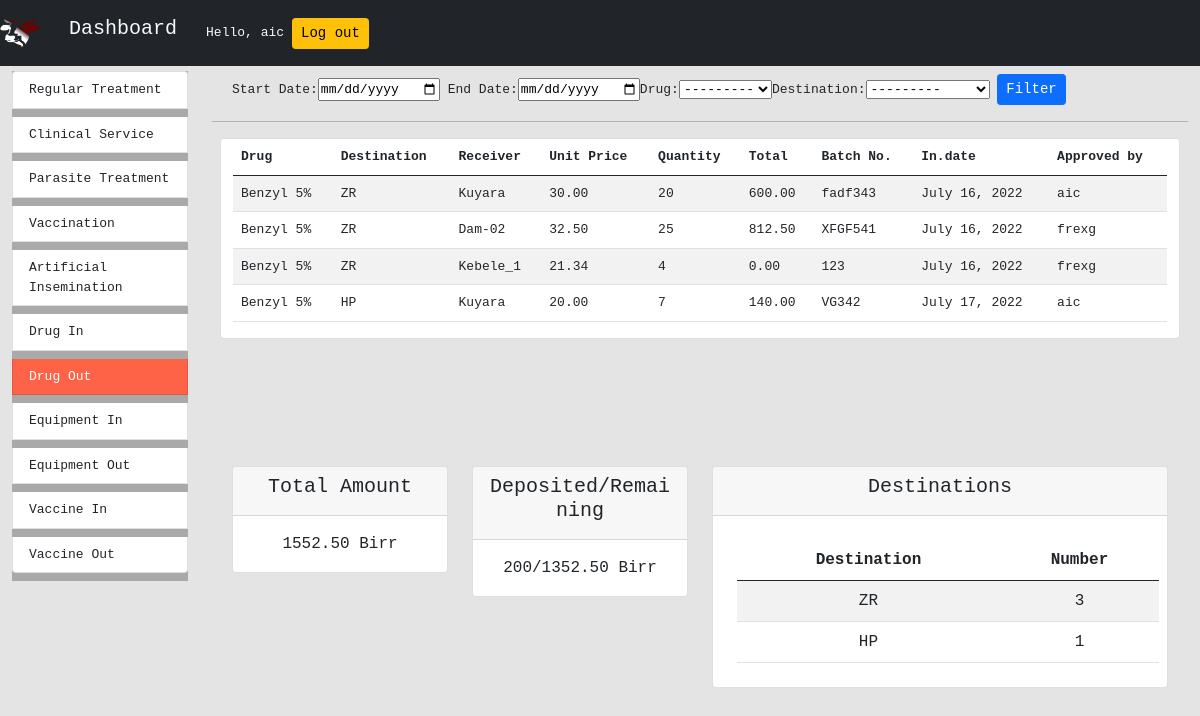
/dashboard/drugout_summary/ (signed in), run on an earlier commit of the app's database.
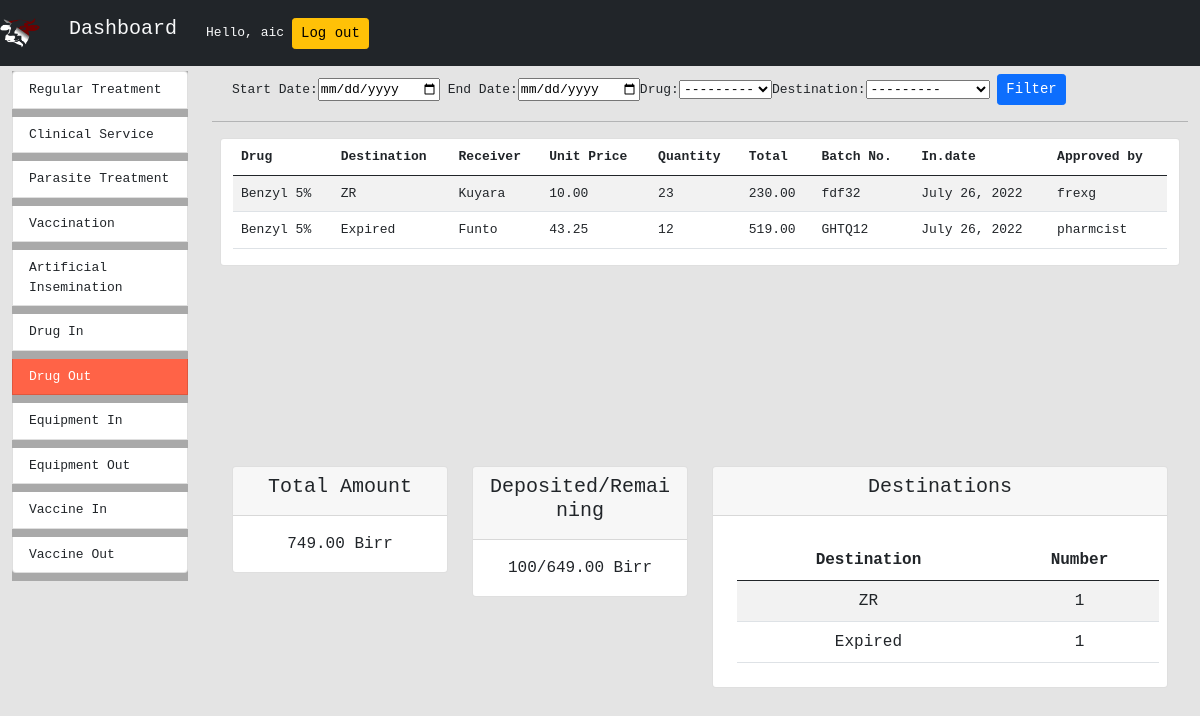
And on a later commit of the database.
### drug_in_out/models.py (models this page shows, shortened)
class DrugOut(models.Model):
    DESTINATION = [
        ("HP","Health Post"),
        ("ZR","Zone Reverse"),
        ("Emergency","Emergency"),
        ("Expired","Expired Drugs"),
        ("General","General Sale")
    ]
    drug = models.ForeignKey(Drug,on_delete=models.PROTECT)
    destination = models.CharField(max_length=50,choices=DESTINATION)
    receiver = models.ForeignKey(Kebele,on_delete=models.PROTECT)
    approved_by = models.ForeignKey(User,on_delete=models.PROTECT,related_name="approved_by")
    store_man = models.CharField(max_length=100)
    quantity = models.PositiveIntegerField()
    unit_price = models.DecimalField(max_digits=8,decimal_places=2,default=000000.00)
    total = models.DecimalField(max_digits=8,decimal_places=2,default=000000.00)
    batch_number = models.CharField(max_length=100,null=False)
    date_received = models.DateField(auto_now=False,auto_now_add=True)
    remark = models.CharField(max_length=200,null=True)

### registernewuser/models.py (models this page shows, shortened)
class Drug(models.Model):
    drug_type = models.CharField(max_length=100)
    price = models.DecimalField(
        max_digits=10, decimal_places=4, default=000000.0000)
    def __str__(self):
        return self.drug_type

class Kebele(models.Model):
    id = models.AutoField(primary_key=True)
    name = models.CharField(max_length=100)
    def __str__(self):
        return self.name

### dashboard/views.py (the view, shortened to what this page needs)
# urls.py: path('drugout_summary/',DrugOutSummary.as_view(),name="drug_out_summary"),
class DrugOutSummary(LoginRequiredMixin,View):
    login_url =  "/"
    templateUrl = "dashboard/drugout_summary.html"
    def get(self,request):
        dateForm = DateRangeFrom()
        drug_typeForm = DrugTypeForm()
        drug_destinationForm = DrugDestinationForm()
        out_drugs = DrugOut.objects.all()
        deposited_cash = DrugOutCashDeposit.objects.all()
        total = getPrice(out_drugs)
        total_deposit = deposited_cash.aggregate(amount_sum = Sum('amount')).get('amount_sum')
        if total_deposit == None:
            total_deposit = 0
        remaining_cash = total- total_deposit
        context = {
            'out_drugs':out_drugs,
            'total_price':total,
            'total_deposit':total_deposit,
            'remaining_cash':remaining_cash,
            'dateForm':dateForm,
            'drug_typeForm':drug_typeForm,
            'drug_destinationForm':drug_destinationForm,
            'drug_destinations':getItembyDestination(out_drugs)
        }
        return render(request,self.templateUrl,context)

### dashboard/forms.py
class DateRangeFrom(forms.Form):
    start_date = forms.DateField(label='Start Date',widget=forms.DateInput(attrs={'type':'date',
                                    'id':'start_date'}))
    end_date = forms.DateField(label='End Date',widget=forms.DateInput(attrs={'type':'date',
                                    'id':'end_date'}))

class DrugTypeForm(forms.ModelForm):
    class Meta:
        model = DrugIn
        fields = ['drug']
        widgets = {
            'drug': forms.Select(),
        }

### utils/utils.py (called while the page is built)
def getPrice(target):
    totalPrice = 0
    for v in target:
        totalPrice += v.total
    return totalPrice

def getItembyDestination(items):
    itemsByDestination = {}
    for item in items:
        if item.destination in itemsByDestination:
            itemsByDestination[item.destination] += 1
        else:
            itemsByDestination[item.destination] = 1
    return itemsByDestination

### dashboard/templates/dashboard/drugout_summary.html (shortened to what this page needs)
{% extends 'dashboard/main.html' %}
{% load static %} {% block title %} Dashboard {%endblock title %}
{%block content %}
<div class="row m-2">
	<form action="" method="POST">
		{%csrf_token%} {{dateForm}}{{drug_typeForm}}{{drug_destinationForm}}
		<input type="submit" value="Filter" class="btn btn-sm btn-primary" />
	</form>
</div>
<hr />
<div class="row overflow-auto m-2" id="summary">
	<div class="col-md-12 card">
		<table class="table table-striped">
			<thead>
				<tr>
					<th scope="col">Drug</th>
					<th scope="col">Destination</th>
					<th scope="col">Receiver</th>
					<th scope="col">Unit Price</th>
					<th scope="col">Quantity</th>
					<th scope="col">Total</th>
					<th scope="col">Batch No.</th>
					<th scope="col">In.date</th>
					<th scope="col">Approved by</th>
				</tr>
			</thead>
			{% for row in out_drugs %}
			<tr>
				<td>{{row.drug.drug_type}}</td>
				<td>{{row.destination}}</td>
				<td>{{row.receiver}}</td>
				<td>{{row.unit_price}}</td>
				<td>{{row.quantity}}</td>
				<td>{{row.total}}</td>
				<td>{{row.batch_number}}</td>
				<td>{{row.date_received}}</td>
				<td>{{row.approved_by}}</td>
			</tr>
			{% endfor %}
		</table>
	</div>
</div>
<div class="row overflow-auto m-2">
	<div class="col-md-3 col-sm-12">
		<div class="card">
			<div class="card-header">
				<h5 class="card-title">Total Amount</h5>
			</div>
			<div class="card-body">
				<p class="card-text">{{total_price}} Birr</p>
			</div>
		</div>
	</div>
	<div class="col-md-3 col-sm-12">
		<div class="card">
			<div class="card-header">
				<h5 class="card-title">Deposited/Remaining</h5>
			</div>
			<div class="card-body">
				<p class="card-text">{{total_deposit}}/{{remaining_cash}} Birr</p>
			</div>
		</div>
	</div>
	<div class="col-md-6 col-sm-12">
		<div class="card">
			<div class="card-header">
				<h5 class="card-title">Destinations</h5>
			</div>
			<div class="card-body">
				<table class="table table-striped m-2">
					<thead>
						<tr>
							<th scope="col">Destination</th>
							<th scope="col">Number</th>
						</tr>
					</thead>
					{% for key,value in drug_destinations.items %}
					<tr>
						<td>{{key}}</td>
						<td>{{value}}</td>
					</tr>
					{%endfor%}
				</table>
			</div>
		</div>
	</div>
	{% endblock content %}

What changed in the data, as far as the page shows it:
removed DrugOut: drug.drug_type "Benzyl 5%", destination "ZR", receiver "Kuyara", unit_price "30.00", quantity "20", total "600.00", batch_number "fadf343", date_received "July 16, 2022", approved_by "aic", drug_destinations "ZR"
removed DrugOut: drug.drug_type "Benzyl 5%", destination "ZR", receiver "Dam-02", unit_price "32.50", quantity "25", total "812.50", batch_number "XFGF541", date_received "July 16, 2022", approved_by "frexg"
removed DrugOut: drug.drug_type "Benzyl 5%", destination "ZR", receiver "Kebele_1", unit_price "21.34", quantity "4", total "0.00", batch_number "123", date_received "July 16, 2022", approved_by "frexg"
removed DrugOut: drug.drug_type "Benzyl 5%", destination "HP", receiver "Kuyara", unit_price "20.00", quantity "7", total "140.00", batch_number "VG342", date_received "July 17, 2022", approved_by "aic", drug_destinations "HP"
added DrugOut: drug.drug_type "Benzyl 5%", destination "ZR", receiver "Kuyara", unit_price "10.00", quantity "23", total "230.00", batch_number "fdf32", date_received "July 26, 2022", approved_by "frexg", drug_destinations "ZR"
added DrugOut: drug.drug_type "Benzyl 5%", destination "Expired", receiver "Funto", unit_price "43.25", quantity "12", total "519.00", batch_number "GHTQ12", date_received "July 26, 2022", approved_by "pharmcist", drug_destinations "Expired"
Also different on the page:
{{ total_price }}: "1552.50" → "749.00"
{{ total_deposit }}: "200" → "100"
{{ remaining_cash }}: "1352.50" → "649.00"
new list line: "1"
list line gone: "3"
list line gone: "1"
